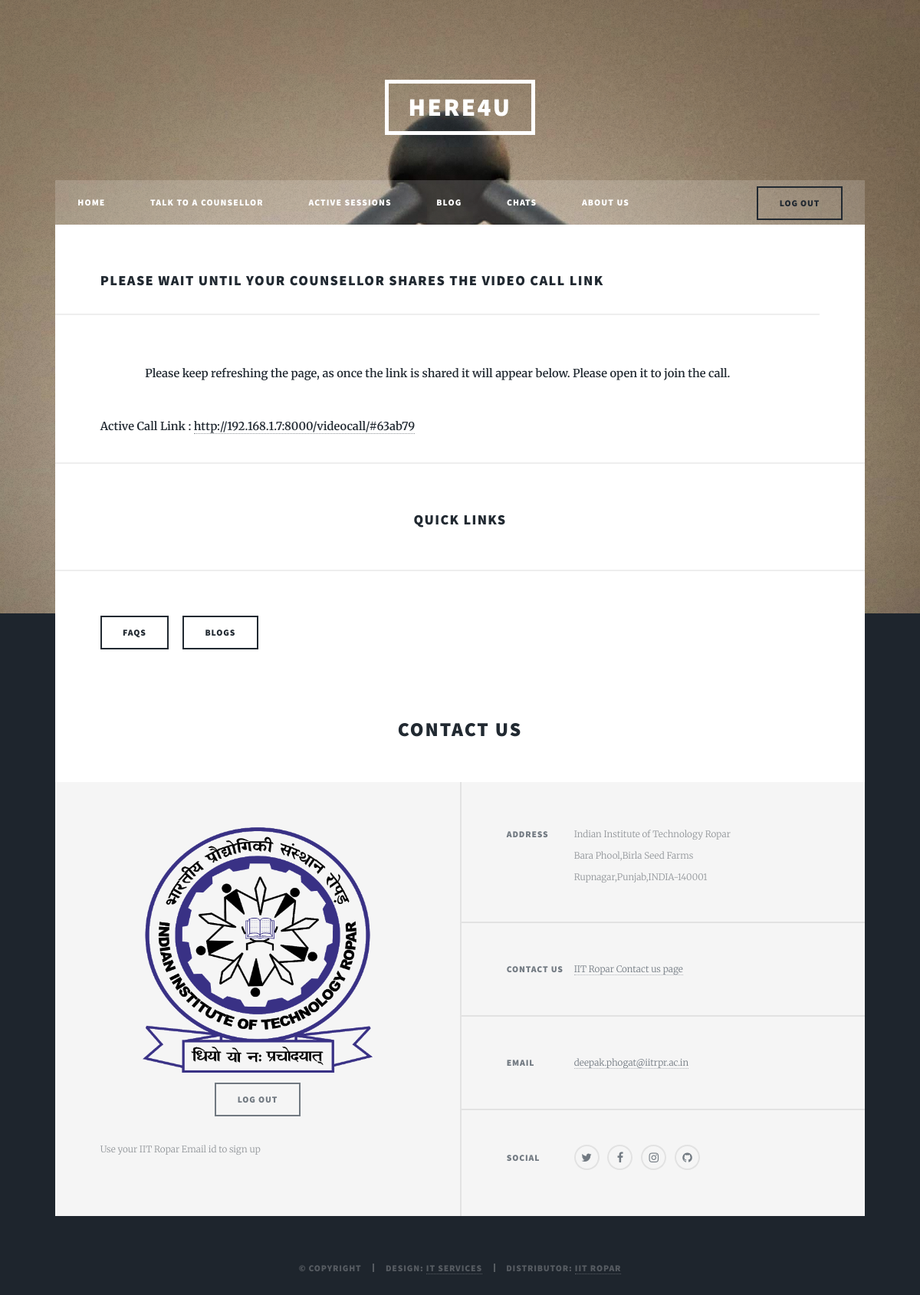
/connect-counsellor/3/ (signed in), run on an earlier commit of the app's database.
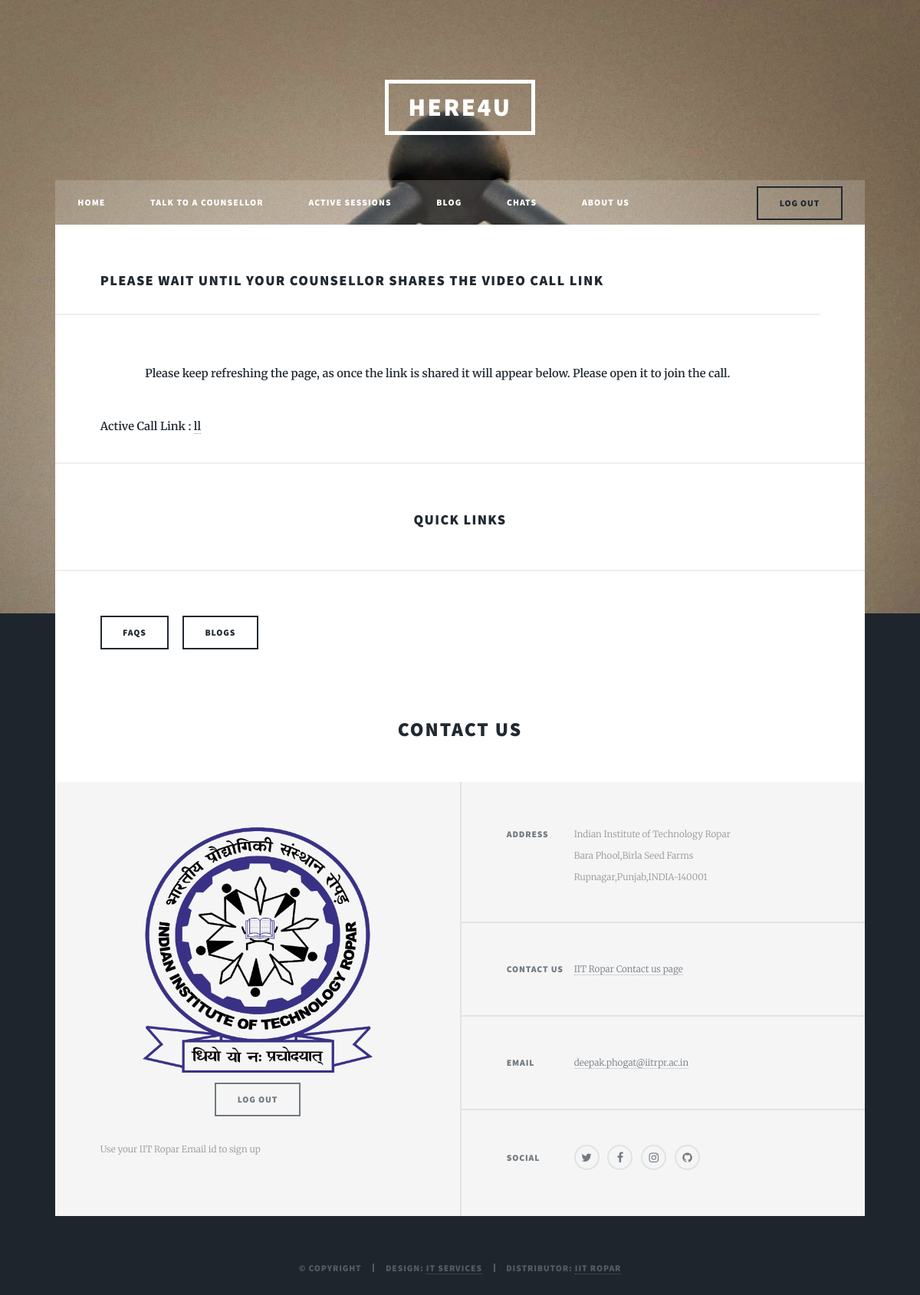
And on a later commit of the database.
### client/models.py (models this page shows)
class VideoCallLink(models.Model):
    counsellor =  models.OneToOneField(User,on_delete=models.SET_NULL,null=True)
    client =  models.ForeignKey(User,on_delete=models.SET_NULL,null=True,related_name='cl_video')
    link = models.TextField()
    def __str__(self):
        return self.link

### client/views.py (the view)
# urls.py: path('connect-counsellor/<int:pk>/',views.interfaceCounsellor,name="connect-counsellor"),
@login_required
def interfaceCounsellor(request,pk):
    user_check = True
    if request.user.is_authenticated:
        coun = Counsellordata.objects.all().filter(User=request.user)
        if coun:
            user_check = False
    Counsellor = User.objects.get(id=pk)
    try:
        curr_links = VideoCallLink.objects.get(counsellor=Counsellor,client = request.user)
    except:
        curr_links = None
    return render(request,'client/connect-counsellor.html',{"links":curr_links,"client":user_check})

### client/templates/client/connect-counsellor.html (shortened to what this page needs)
{%extends "client/base.html"%}
{%block home_state%}<li>{%endblock%}
{%block talk_state%}<li>{%endblock%}
{%block session_state%}<li>{%endblock%}
{%block blog_state%}<li>{%endblock%}
	{%block message_state%}<li>{%endblock%}
{%block about_state%}<li>{%endblock%}
{%block content%}
<h3>Please wait until your counsellor shares the video call link</h3>
<div id = "main">
	<b>Please keep refreshing the page, as once the link is shared it will appear below. Please open it to join the call.
	<br><br>
	{%if links%}
Active Call Link : <a href={{links}} target="_blank">{{links}}</a></b>
	{%else%}
No Active Links </b>
	{%endif%}
</div>
{%endblock%}

### client/templates/client/base.html (shortened to what this page needs)
{% load static %}
<!DOCTYPE HTML>
<html>
	<head>
		<link rel="stylesheet" href="{%static 'client/css/main.css' %}" />
	</head>
	<body class="is-loading">
	<div id="wrapper" class="fade-in">
			<header id="header">
				<a href="{%url 'client-home'%}" class="logo">Here4U</a>
			</header>
			<nav id="nav">
				<ul class="links">
					{%block home_state%}{%endblock%}<a href="{%url 'client-home'%}">Home</a></li>
					{%if client or not user.is_authenticated%}
					{%block talk_state%}{%endblock%}<a href="{%url 'talk-to-counsellor'%}">Talk to a Counsellor</a></li>
					{%block session_state%}{%endblock%}<a href="{%url 'active-sessions'%}">Active Sessions</a></li>
					{%else%}
					{%block active_state%}{%endblock%}<a href="{%url 'active-clients'%}">Active clients</a></li>
					{%endif%}
					{%block blog_state%}{%endblock%}<a href="{%url 'blog'%}">Blog</a></li>
					{%block message_state%}{%endblock%}<a href="{%url 'messages'%}">Chats</a></li>
					{%block about_state%}{%endblock%}<a href="{%url 'client-about'%}">About Us</a></li>
				</ul>
				{%if user.is_authenticated%}
				<ul class="actions">
					<li><a href="{%url 'logout'%}" class="button">Log out</a></li>
				</ul>
				{%else%}
				<ul class="actions">
					<li><a href="{%url 'login'%}" class="button">Log in</a></li>
					<li><a href="{%url 'sign-up'%}" class="button">Sign Up</a></li>
				</ul>
				{%endif%}
			</nav>
			<div id="main">
				{% block content %}{% endblock %}
				<center><h3>Quick Links</h3></center>
				<ul class="actions">
						<li><a href="{%url 'faqs'%}" class="button">faqs</a></li>
						<li><a href="{%url 'blog'%}" class="button">Blogs</a></li>
				</ul>
			</div>
			<div id = "main"><center><h2> Contact Us </h2></center></div>
			<footer id="footer">
				<section>
				<center>
				<div class="expert_thumb">
                        <img src="../../static/client/images/logo.png" alt="" height="320" width="300">
                    </div>
					{%if user.is_authenticated%}
					<ul class="actions">
						<li><a href="{%url 'logout'%}" class="button">Log out</a></li>
					</ul>
					{%else%}
					<ul class="actions">
						<li><a href="{%url 'login'%}" class="button">Log in</a></li>
						<li><a href="{%url 'sign-up'%}" class="button">Sign Up</a></li>
					</ul>
					{%endif%}
					<p>Use your IIT Ropar Email id to sign up<br />
					</p>
					</center>
				</section>
				<section class="split contact">
					<section class="alt">
						<h3>Address</h3>
						<p>Indian Institute of Technology Ropar<br />
						Bara Phool,Birla Seed Farms<br />
						Rupnagar,Punjab,INDIA-140001</p>
					</section>
					<section>
						<h3>Contact Us</h3>
						<p><a href="http://www.iitrpr.ac.in/contact-us">IIT Ropar Contact us page</a></p>
					</section>
					<section>
						<h3>Email</h3>
						<p><a href="#">deepak.phogat@iitrpr.ac.in</a></p>
					</section>
					<section>
						<h3>Social</h3>
						<ul class="icons alt">
							<li><a href="https://twitter.com/iitrpr" target="_blank" class="icon fa-twitter"><span class="label">Twitter</span></a></li>
							<li><a href="https://www.facebook.com/iitrpr/" target="_blank" class="icon fa-facebook"><span class="label">Facebook</span></a></li>
							<li><a href="https://www.instagram.com/iitropar/" target="_blank" class="icon fa-instagram"><span class="label">Instagram</span></a></li>
							<li><a href="https://github.com/AyushHazard/Here4U" target="_blank" class="icon fa-github"><span class="label">GitHub</span></a></li>
						</ul>
					</section>
				</section>
			</footer>
			<div id="copyright">
				<ul><li>&copy; Copyright</li><li>Design: <a href="https://html5up.net">IT Services</a></li><li>Distributor: <a href="https://themewagon.com">IIT Ropar</a></li></ul>
			</div>
	</div>
	</body>
</html>

What changed in the data, as far as the page shows it:
removed VideoCallLink: link "http://192.168.1.7:8000/videocall/#63ab79"
added VideoCallLink: link "ll"
